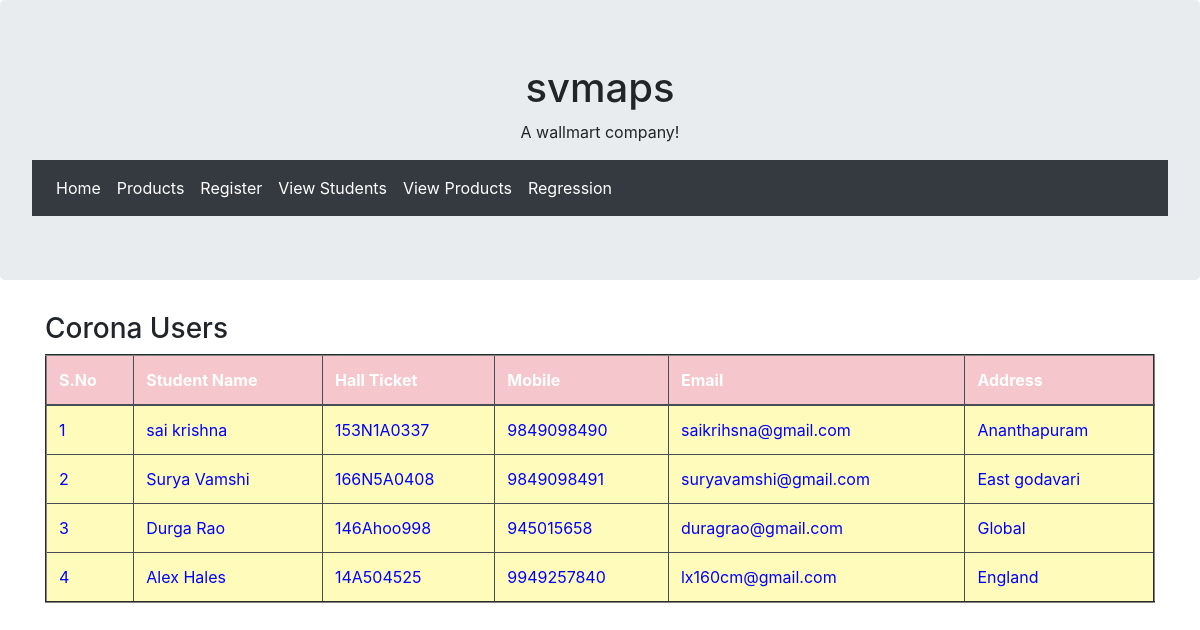
Screenshot of /ViewRegistrations/ with the database file from the repository.
### users/models.py (models this page shows, shortened)
class StudentModels(models.Model):
    studentName= models.CharField(max_length=100)
    Hallticket = models.CharField(max_length=100)
    Mobile = models.CharField(max_length=100)
    Email = models.CharField(max_length=100)
    Address = models.CharField(max_length=100)
    class Meta:
        db_table = 'dph_student'

### users/views.py (the view)
# urls.py: path("ViewRegistrations/",user.ViewRegistrations, name="ViewRegistrations"),
def ViewRegistrations(request):
    data = StudentModels.objects.all()
    return render(request,'ViewRegistration.html',{'data':data})

### assets/templates/ViewRegistration.html
{%extends 'base.html'%}
{%block contents%}
<div class="container">
  <div class="row">
    <div class="col-sm-12">
      <h3>Corona Users</h3>
        <table border="2px" class="table table-hover table-dark">
                    <thead>
                    <tr class="table-danger">
                        <th scope="col">S.No</th>
                        <th scope="col">Student Name</th>
                        <th scope="col">Hall Ticket</th>
                        <th scope="col">Mobile</th>
                        <th scope="col">Email</th>
                        <th scope="col">Address</th>
                    </tr>
                    </thead>
                    <tbody>
                    {% for i in data %}
                    <tr scope="row" style="color: BLUE; background-color:#FFFCBB">
                        <td>{{forloop.counter}}</td>
                        <td>{{i.studentName}}</td>
                        <td>{{i.Hallticket}}</td>
                        <td>{{i.Mobile}}</td>
                        <td>{{i.Email}}</td>
                        <td>{{i.Address}}</td>
                    </tr>
                    {% endfor %}
                    </tbody>
                </table>
    </div>
  </div>
</div>
{%endblock%}

### assets/templates/base.html (shortened to what this page needs)
<!DOCTYPE html>
{%load static%}
<html lang="en">
<head>
  <link rel="stylesheet" href="{% static 'css/bootstrap.min.css' %}">
</head>
<body>
<div class="jumbotron text-center">
  <h1>svmaps </h1>
  <p>A wallmart company!</p>
    <nav class="navbar navbar-expand-sm bg-dark navbar-dark">
  <ul class="navbar-nav">
    <li class="nav-item active">
      <a class="nav-link" href="{%url 'home'%}">Home</a>
    </li>
    <li class="nav-item active">
      <a class="nav-link" href="{%url 'productviews'%}">Products</a>
    </li>
    <li class="nav-item active">
      <a class="nav-link" href="{%url 'register'%}">Register</a>
    </li>
    <li class="nav-item active">
      <a class="nav-link" href="{%url 'ViewRegistrations'%}">View Students</a>
    </li>
    <li  class="nav-item active">
      <a class="nav-link" href="{%url 'viewProducts'%}">View Products</a>
    </li>
     <li  class="nav-item active">
      <a class="nav-link" href="{%url 'StartRegression'%}">Regression</a>
    </li>
  </ul>
</nav>
</div>
{%block contents%}
{%endblock%}
</body>
</html>

### rows the page displays
StudentModels: studentName "sai krishna", Hallticket "153N1A0337", Mobile "9849098490", Email "saikrihsna@gmail.com", Address "Ananthapuram"
StudentModels: studentName "Surya Vamshi", Hallticket "166N5A0408", Mobile "9849098491", Email "suryavamshi@gmail.com", Address "East godavari"
StudentModels: studentName "Durga Rao", Hallticket "146Ahoo998", Mobile "945015658", Email "duragrao@gmail.com", Address "Global"
StudentModels: studentName "Alex Hales", Hallticket "14A504525", Mobile "9949257840", Email "lx160cm@gmail.com", Address "England"
